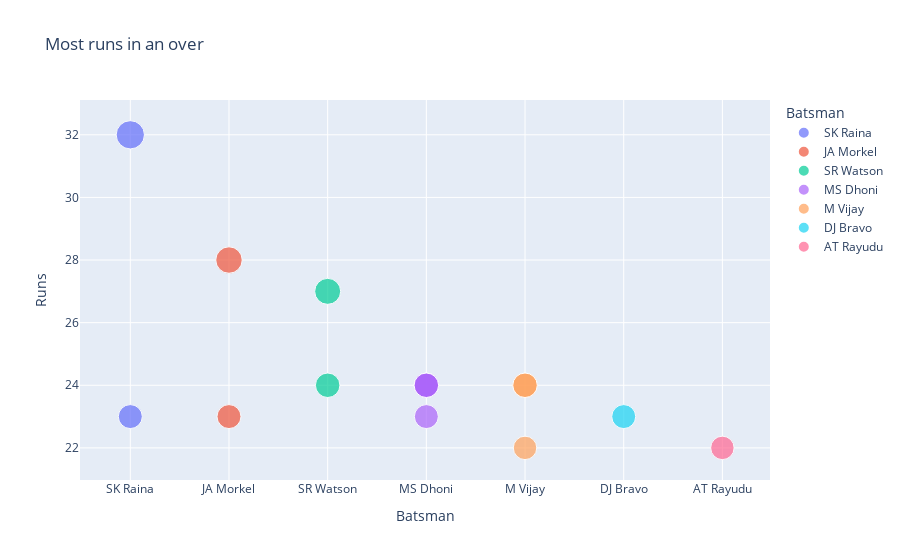

This figure's notebook cell:
### Code cell
# Most Runs in an over 
def calc_most_runs_in_over(team):    
    most_runs_in_over_df = deliveries_df[["batsman", "over", "match_id", "batsman_runs", "batting_team"]]
    if team == "ALL":
        most_runs_in_over_df=most_runs_in_over_df.groupby(["match_id", "over", "batsman"]).batsman_runs.sum().sort_values(ascending=False).reset_index().head(15)
        return most_runs_in_over_df
    
    else:
        most_runs_in_over_df = most_runs_in_over_df.loc[most_runs_in_over_df["batting_team"]==team]
        most_runs_in_over_df=most_runs_in_over_df.groupby(["match_id", "over", "batsman"]).batsman_runs.sum().sort_values(ascending=False).reset_index().head(15)
        return most_runs_in_over_df
    
most_runs_in_over_df = calc_most_runs_in_over("ALL")
px.scatter(data_frame=most_runs_in_over_df, x="batsman", y="batsman_runs", size="batsman_runs", color="batsman", title="Most runs in an over", labels={"batsman": "Batsman", "batsman_runs": "Runs"})

### Figure 1 — Plotly figure (JSON) as saved in the notebook; plotly's stock layout.template omitted (floating-point values rounded to 4 significant figures)
{"data": [{"hovertemplate": "Batsman=%{x}<br>Runs=%{marker.size}<extra></extra>", "legendgroup": "SK Raina", "marker": {"color": "#636efa", "size": [32, 23], "sizemode": "area", "sizeref": 0.08, "symbol": "circle"}, "mode": "markers", "name": "SK Raina", "orientation": "v", "showlegend": true, "type": "scatter", "x": ["SK Raina", "SK Raina"], "xaxis": "x", "y": [32, 23], "yaxis": "y"}, {"hovertemplate": "Batsman=%{x}<br>Runs=%{marker.size}<extra></extra>", "legendgroup": "JA Morkel", "marker": {"color": "#EF553B", "size": [28, 23], "sizemode": "area", "sizeref": 0.08, "symbol": "circle"}, "mode": "markers", "name": "JA Morkel", "orientation": "v", "showlegend": true, "type": "scatter", "x": ["JA Morkel", "JA Morkel"], "xaxis": "x", "y": [28, 23], "yaxis": "y"}, {"hovertemplate": "Batsman=%{x}<br>Runs=%{marker.size}<extra></extra>", "legendgroup": "SR Watson", "marker": {"color": "#00cc96", "size": [27, 24], "sizemode": "area", "sizeref": 0.08, "symbol": "circle"}, "mode": "markers", "name": "SR Watson", "orientation": "v", "showlegend": true, "type": "scatter", "x": ["SR Watson", "SR Watson"], "xaxis": "x", "y": [27, 24], "yaxis": "y"}, {"hovertemplate": "Batsman=%{x}<br>Runs=%{marker.size}<extra></extra>", "legendgroup": "MS Dhoni", "marker": {"color": "#ab63fa", "size": [24, 24, 24, 23], "sizemode": "area", "sizeref": 0.08, "symbol": "circle"}, "mode": "markers", "name": "MS Dhoni", "orientation": "v", "showlegend": true, "type": "scatter", "x": ["MS Dhoni", "MS Dhoni", "MS Dhoni", "MS Dhoni"], "xaxis": "x", "y": [24, 24, 24, 23], "yaxis": "y"}, {"hovertemplate": "Batsman=%{x}<br>Runs=%{marker.size}<extra></extra>", "legendgroup": "M Vijay", "marker": {"color": "#FFA15A", "size": [24, 24, 22], "sizemode": "area", "sizeref": 0.08, "symbol": "circle"}, "mode": "markers", "name": "M Vijay", "orientation": "v", "showlegend": true, "type": "scatter", "x": ["M Vijay", "M Vijay", "M Vijay"], "xaxis": "x", "y": [24, 24, 22], "yaxis": "y"}, {"hovertemplate": "Batsman=%{x}<br>Runs=%{marker.size}<extra></extra>", "legendgroup": "DJ Bravo", "marker": {"color": "#19d3f3", "size": [23], "sizemode": "area", "sizeref": 0.08, "symbol": "circle"}, "mode": "markers", "name": "DJ Bravo", "orientation": "v", "showlegend": true, "type": "scatter", "x": ["DJ Bravo"], "xaxis": "x", "y": [23], "yaxis": "y"}, {"hovertemplate": "Batsman=%{x}<br>Runs=%{marker.size}<extra></extra>", "legendgroup": "AT Rayudu", "marker": {"color": "#FF6692", "size": [22], "sizemode": "area", "sizeref": 0.08, "symbol": "circle"}, "mode": "markers", "name": "AT Rayudu", "orientation": "v", "showlegend": true, "type": "scatter", "x": ["AT Rayudu"], "xaxis": "x", "y": [22], "yaxis": "y"}], "layout": {"legend": {"itemsizing": "constant", "title": {"text": "Batsman"}, "tracegroupgap": 0}, "title": {"text": "Most runs in an over"}, "xaxis": {"anchor": "y", "categoryarray": ["SK Raina", "JA Morkel", "SR Watson", "MS Dhoni", "M Vijay", "DJ Bravo", "AT Rayudu"], "categoryorder": "array", "domain": [0, 1], "title": {"text": "Batsman"}}, "yaxis": {"anchor": "x", "domain": [0, 1], "title": {"text": "Runs"}}}}
